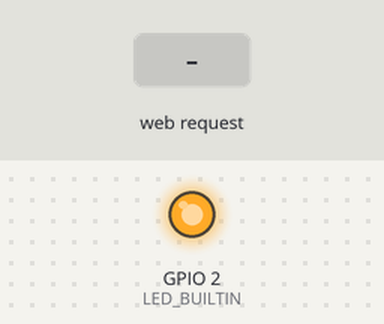
Recording of a sketch running on a simulated ESP8266 (NodeMCU). On the bench: output pins drawn as LEDs (lit = HIGH, except the on-board LED, lit = LOW). The inputs (shaded band) are chosen by the test bench. What the sketch prints to the serial monitor is not drawn.

Above: at 1.2 s.
1.3 s: HTTP request GET /LEDON1 received
At 2.7 s:
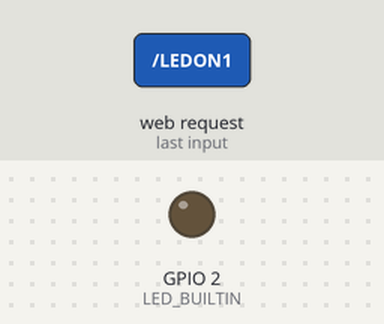
3.0 s: HTTP request GET /LEDOFF1 received
At 3.12 s:
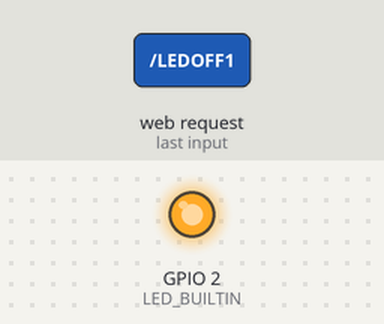
4.5 s: HTTP request GET /LEDON2 received
At 5.3 s:
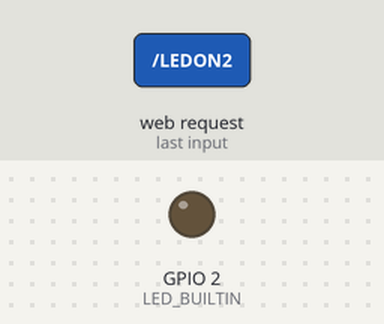
Timing chart, 0 to 7.5 s (numbered marks = the images above; inputs shaded):
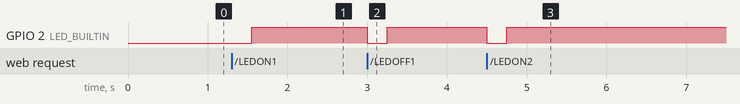

The sketch:

WiFiAccessPoint_3.ino
```cpp
/*
 * COMPANY: IMR Engineering
 * PROJECT: Technology Demonstrator
 * ENGINEER: Hab Collector
 * VER: 1.0
 *
 * IDE: Arduino 1.8.13
 *
 * DESCRIPTION:
 * This is code - written as an Arduino Sketch to support the ESP8266 Wifi Module on the Tech Demo REV 2 Hardware
 * The code has push buttons to turn on and off the RED / GREEN LEDs of LED2 on the hardware - .  It also
 * accepts inputs from the hardware.  These inputs are displayed as "UI UPDATE 1" and "UI UPDATE 2".  All
 * interface between the Tech Demo Hardware occur via the Serial Tx and Rx pins of the ESP8266 and UART 2
 * of the Hardware.  The simple serial porotocol is explained below.
 *
 * NOTES:
 * The website is stored as a String var.  Begins with <!DOCTYPE html> and ends with </html>
 * To program the ESP8266 installed with the hardware install: JA, JB, JC and program via J11 and the Arduino IDE
 * To operate within the Tech Demo hardware Remove JA, JB, JC - note board must be reset after programming
 */

#include <ESP8266WiFi.h>
// VERY SIMPLE MSG PROTOCOL: Allways FourBytes, First Byte always Header Byte, Last Byte always simple sum
#define HEADER_BYTE           0xF0
#define HEADER_INDEX          0
#define DATA_SELECT_INDEX_1   1
#define DATA_VALUE_INDEX_2    2
#define SIMPLE_CHECKSUM_INDEX 3
// FOR LED STATE TRANSMISSION
#define RED_LED               1     // For use in Data Select Index 1
#define GREEN_LED             2
#define LED_ON                1     // For use in Data Value Index 2
#define LED_OFF               0
// FOR UI UPDATE RECEPTION
#define UI_UPDATE_0           1     // For UI channel Select Index
#define UI_UPDATE_1           2


WiFiServer server(80);
const char WiFiPassword[] = "Connext123";
const char AP_NameChar[] = "IMR_TechDemo";
uint8_t OutputMsgBuffer[4] = {0};
uint8_t InputMsgBuffer[4] = {0};
uint8_t Update_UI_Value1 = 0;
uint8_t Update_UI_Value2 = 0;
String TmpString1 = "";
String TmpString2 = "";
String request = "";
String header = "HTTP/1.1 200 OK\r\nContent-Type: text/html\r\n\r\n";
String WebSite = R"=====(
<!DOCTYPE html>
<html>

<head>
    <meta http-equiv="refresh" content="2">
    <meta name='viewport' content='width=device-width, initial-scale=1.0' />
    <meta charset='utf-8'>

    <style>
        formg {
            /* position: static; */
            position: relative;
            bottom: 57px;
            left: 140px;
            text-align: left;
        }

        .buttonRed {
            width: 100px;
            background-color: #ff0000;
            /* Red */
            border: none;
            color: white;
            padding: 15px 15px;
            text-align: center;
            text-decoration: none;
            display: inline-block;
            font-size: 16px;
            font: Iceland;
            margin: 4px 2px;
            cursor: pointer;
        }

        .buttonGreen {
            width: 100px;
            background-color: #00ff00;
            /* Green */
            border: none;
            color: white;
            padding: 15px 15px;
            text-align: center;
            text-decoration: none;
            display: inline-block;
            font-size: 16px;
            font: Consolas;
            margin: 4px 2px;
            cursor: pointer;
        }

        .buttonBlack {
            background-color: #555555;
        }

        /* Black */
    </style>

    <title>Auto Update Example Using Javascript</title>
</head>


<body>

    <!-- <div class=WordSection1> -->

    <body lang=EN-US style='word-wrap:break-word'>

        <p class=MsoNormal style='margin-bottom:0in'><b><span style='font-size:48.0pt;
line-height:107%;font-family:"Arial",sans-serif;color:#92D050'>IMR</span></b><b><span
                    style='font-size:48.0pt;line-height:107%;font-family:"Arial",sans-serif'> </span></b><span
                style='font-size:48.0pt;line-height:107%;font-family:"Arial",sans-serif'>Engineering</span>

            <br class=MsoNormal style='margin-bottom:0in'><span style='font-family:"Arial",sans-serif'>Ideas
                Made Real</span> </br>

            <!-- <p class=MsoNormal style='margin-bottom:0in'><span style='font-family:"Arial",sans-serif'>&nbsp;</span></p> -->

        <p class=MsoNormal style='margin-bottom:0in'><span style='font-family:"Arial",sans-serif'>&nbsp;</span></p>

        <p class=MsoNormal style='margin-bottom:0in'><b><span style='font-size:28.0pt;
line-height:107%;font-family:Iceland;color:red'>Technology Demonstrator</span></b>

            <br class=MsoNormal style='margin-bottom:0in'><span style='font-size:12.0pt;
line-height:107%;font-family:"Arial",sans-serif;color:red'>WiFi Access Point</span>

            <br class=MsoNormal style='margin-bottom:0in'><span style='font-size:12.0pt;
line-height:107%;font-family:"Arial",sans-serif;color:red'>SOFT Ver:     1.0</span>

            <br class=MsoNormal style='margin-bottom:0in'><span style='font-size:12.0pt;
line-height:107%;font-family:"Arial",sans-serif;color:red'>Engineer:       Hab
                Collector</span>
        </p>

        <p class=MsoNormal style='margin-bottom:0in'><b><span style='font-size:22.0pt;
line-height:107%;font-family:Iceland;color:#0070C0'>&nbsp;</span></b></p>

        <p class=MsoNormal style='margin-bottom:0in'><b><span style='font-size:18.0pt;
line-height:107%;font-family:"Arial",sans-serif;color:#0070C0'>USER BOARD
                    CONTROLS</span></b>

            <br class=MsoNormal style='margin-bottom:0in'><span style='font-family:"Arial",sans-serif'>UI
                UPDATED 1:     %UI_Value1%</span>

            <br class=MsoNormal style='margin-bottom:0in'><span style='font-family:"Arial",sans-serif'>UI
                UPDATED 2:     %UI_Value2%</span>
        </p>

        <p class=MsoNormal style='margin-bottom:0in'><span style='font-family:"Arial",sans-serif'>&nbsp;</span></p>

        <!--<p class=MsoNormal style='margin-bottom:0in'><span style='font-family:"Arial",sans-serif'>&nbsp;</span></p> -->

        <p class=MsoNormal style='margin-bottom:0in'><b><span style='font-size:18.0pt;
line-height:107%;font-family:"Arial",sans-serif;color:#0070C0'>USER WEB CONTROLS</span></b></p>


        <div id='main'>

            <form id='F1' action='LEDON1'>
                <input class='buttonRed' type='submit' value='LED ON '>
            </form>

            <form id='F2' action='LEDOFF1'>
                <input class='buttonRed' type='submit' value='LED OFF'>
            </form>

            <form id='F3' action='LEDON2'>
                <input class='buttonGreen' type='submit' value='LED ON '>
            </form>

            <form id='F4' action='LEDOFF2'>
                <input class='buttonGreen' type='submit' value='LED OFF '>
            </form>

        </div>

    </body>

</html>
)=====";


void setup()
{
  pinMode(LED_BUILTIN, OUTPUT);
  Serial.begin(115200);
  Serial.println();

  boolean conn = WiFi.softAP(AP_NameChar, WiFiPassword);
  server.begin();

} // void setup()

void loop()
{

  // Check if a client has connected
  WiFiClient client = server.available();
  if (!client)
  {
    return;
  }

  // Create a response to button request based on user pressed
  request = client.readStringUntil('\r');
  OutputMsgBuffer[HEADER_INDEX] = HEADER_BYTE;
  if (request.indexOf("LEDON1") > 0)
  {
    OutputMsgBuffer[DATA_SELECT_INDEX_1] = RED_LED;
    OutputMsgBuffer[DATA_VALUE_INDEX_2] = LED_ON;
    calculateSimpleCheckSum(OutputMsgBuffer, sizeof(OutputMsgBuffer));
    Serial.write(OutputMsgBuffer, sizeof(OutputMsgBuffer));
  }
  else if (request.indexOf("LEDOFF1") > 0)
  {
    OutputMsgBuffer[DATA_SELECT_INDEX_1] = RED_LED;
    OutputMsgBuffer[DATA_VALUE_INDEX_2] = LED_OFF;
    calculateSimpleCheckSum(OutputMsgBuffer, sizeof(OutputMsgBuffer));
    Serial.write(OutputMsgBuffer, sizeof(OutputMsgBuffer));
  }
  else if (request.indexOf("LEDON2") > 0)
  {
    OutputMsgBuffer[DATA_SELECT_INDEX_1] = GREEN_LED;
    OutputMsgBuffer[DATA_VALUE_INDEX_2] = LED_ON;
    calculateSimpleCheckSum(OutputMsgBuffer, sizeof(OutputMsgBuffer));
    Serial.write(OutputMsgBuffer, sizeof(OutputMsgBuffer));
  }
  else if (request.indexOf("LEDOFF2") > 0)
  {
    OutputMsgBuffer[DATA_SELECT_INDEX_1] = GREEN_LED;
    OutputMsgBuffer[DATA_VALUE_INDEX_2] = LED_OFF;
    calculateSimpleCheckSum(OutputMsgBuffer, sizeof(OutputMsgBuffer));
    Serial.write(OutputMsgBuffer, sizeof(OutputMsgBuffer));
  }

  // Check for Serial Data from TD Hardware
  inputSerialParser();

  // Create web page with info and display
  client.flush();
  client.print(header);
  TmpString1 = WebSite;
  TmpString1.replace("%UI_Value1%", String(Update_UI_Value1));
  TmpString2 = TmpString1;
  TmpString2.replace("%UI_Value2%", String(Update_UI_Value2));
  client.print(TmpString2);

  // Flash the ESP8266 oN board LED
  digitalWrite(LED_BUILTIN, LOW);
  delay(250);
  digitalWrite(LED_BUILTIN, HIGH);
  delay(250);

  // The client will actually be disconnected when the function returns and 'client' object is detroyed

} // void loop()


void calculateSimpleCheckSum(uint8_t *Buffer, uint8_t Size)
{
  uint8_t SimpleSum = 0;
  for (uint8_t Index = 0; Index < Size - 1; Index++)
  {
    SimpleSum = SimpleSum + Buffer[Index];
  }
  Buffer[Size - 1] = SimpleSum;
}


void inputSerialParser(void)
{
  uint8_t InByte;
  static uint8_t State = 0;

  while (Serial.available() > 0)
  {
    InByte = Serial.read();
    switch(State)
    {
      case 0:
      {
        if (InByte == HEADER_BYTE)
        {
          InputMsgBuffer[HEADER_INDEX] = HEADER_BYTE;
          State++;
        }
        break;
      }

      case 1:
      {
        if ((InByte == 1) || (InByte == 2))
        {
          InputMsgBuffer[DATA_SELECT_INDEX_1] = InByte;
          State++;
        }
        else
        {
          State = 0;
        }
        break;
      }

      case 2:
      {
        InputMsgBuffer[DATA_VALUE_INDEX_2] = InByte;
        State++;
        break;
      }

      case 3:
      {
        calculateSimpleCheckSum(InputMsgBuffer, sizeof(InputMsgBuffer));
        if (InputMsgBuffer[SIMPLE_CHECKSUM_INDEX] == InByte)
        {
          if (InputMsgBuffer[DATA_SELECT_INDEX_1] == 1)
            Update_UI_Value1 = InputMsgBuffer[DATA_VALUE_INDEX_2];
          if (InputMsgBuffer[DATA_SELECT_INDEX_1] == 2)
            Update_UI_Value2 = InputMsgBuffer[DATA_VALUE_INDEX_2];
        }
        State = 0;
        break;
      }

      default:
      {
        State = 0;
        break;
      }
    } // END OF SWITCH
  } // END OF CHECK FOR SERIAL DATA
}
```

Measured:
- after the input at 1.3 s, GPIO 2 (LED_BUILTIN): LOW → HIGH after 0.25 s
- after the input at 3.0 s, GPIO 2 (LED_BUILTIN): HIGH → LOW at once, → HIGH 0.25 s later
- after the input at 4.5 s, GPIO 2 (LED_BUILTIN): HIGH → LOW at once, → HIGH 0.25 s later
